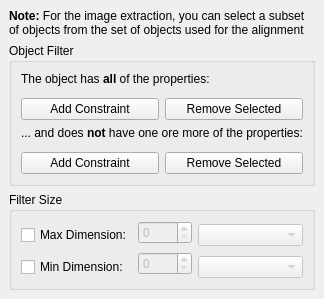
      <widget class="QWidget" name="tab_7" >
       <attribute name="title" >
        <string>S&amp;ubset Selection</string>
       </attribute>
       <layout class="QVBoxLayout" >
        <property name="spacing" >
         <number>6</number>
        </property>
        <property name="leftMargin" >
         <number>9</number>
        </property>
        <property name="topMargin" >
         <number>9</number>
        </property>
        <property name="rightMargin" >
         <number>9</number>
        </property>
        <property name="bottomMargin" >
         <number>9</number>
        </property>
        <item>
         <widget class="QLabel" name="label_34" >
          <property name="text" >
           <string>&lt;html>&lt;head>&lt;meta name="qrichtext" content="1" />&lt;style type="text/css">
p, li { white-space: pre-wrap; }
&lt;/style>&lt;/head>&lt;body style=" font-family:'Sans Serif'; font-size:9pt; font-weight:400; font-style:normal; text-decoration:none;">
&lt;p style=" margin-top:0px; margin-bottom:0px; margin-left:0px; margin-right:0px; -qt-block-indent:0; text-indent:0px;">&lt;span style=" font-weight:600;">Note:&lt;/span> For the image extraction, you can select a subset&lt;/p>
&lt;p style=" margin-top:0px; margin-bottom:0px; margin-left:0px; margin-right:0px; -qt-block-indent:0; text-indent:0px;">of objects from the set of objects used for the alignment&lt;/p>&lt;/body>&lt;/html></string>
          </property>
         </widget>
        </item>
        <item>
         <widget class="QGroupBox" name="groupBox_9" >
          <property name="sizePolicy" >
           <sizepolicy vsizetype="MinimumExpanding" hsizetype="Preferred" >
            <horstretch>0</horstretch>
            <verstretch>0</verstretch>
           </sizepolicy>
          </property>
          <property name="title" >
           <string>Object Filter</string>
          </property>
          <layout class="QVBoxLayout" >
           <property name="spacing" >
            <number>6</number>
           </property>
           <property name="leftMargin" >
            <number>9</number>
           </property>
           <property name="topMargin" >
            <number>9</number>
           </property>
           <property name="rightMargin" >
            <number>9</number>
           </property>
           <property name="bottomMargin" >
            <number>9</number>
           </property>
           <item>
            <widget class="QLabel" name="label_25" >
             <property name="sizePolicy" >
              <sizepolicy vsizetype="Fixed" hsizetype="Preferred" >
               <horstretch>0</horstretch>
               <verstretch>0</verstretch>
              </sizepolicy>
             </property>
             <property name="text" >
              <string>&lt;html>&lt;head>&lt;meta name="qrichtext" content="1" />&lt;style type="text/css">
p, li { white-space: pre-wrap; }
&lt;/style>&lt;/head>&lt;body style=" font-family:'Sans Serif'; font-size:9pt; font-weight:400; font-style:normal; text-decoration:none;">
&lt;p style=" margin-top:0px; margin-bottom:0px; margin-left:0px; margin-right:0px; -qt-block-indent:0; text-indent:0px;">The object has &lt;span style=" font-weight:600;">all&lt;/span> of the properties:&lt;/p>&lt;/body>&lt;/html></string>
             </property>
            </widget>
           </item>
           <item>
            <widget class="QTableWidget" name="propertiesTableWidget2" >
             <property name="sizePolicy" >
              <sizepolicy vsizetype="Ignored" hsizetype="Expanding" >
               <horstretch>0</horstretch>
               <verstretch>0</verstretch>
              </sizepolicy>
             </property>
             <property name="selectionBehavior" >
              <enum>QAbstractItemView::SelectRows</enum>
             </property>
             <property name="textElideMode" >
              <enum>Qt::ElideLeft</enum>
             </property>
             <row>
              <property name="text" >
               <string>1</string>
              </property>
             </row>
             <column>
              <property name="text" >
               <string>Property</string>
              </property>
             </column>
             <column>
              <property name="text" >
               <string>Value</string>
              </property>
             </column>
            </widget>
           </item>
           <item>
            <layout class="QHBoxLayout" >
             <property name="spacing" >
              <number>6</number>
             </property>
             <property name="leftMargin" >
              <number>0</number>
             </property>
             <property name="topMargin" >
              <number>0</number>
             </property>
             <property name="rightMargin" >
              <number>0</number>
             </property>
             <property name="bottomMargin" >
              <number>0</number>
             </property>
             <item>
              <widget class="QPushButton" name="addConstraintButton2" >
               <property name="text" >
                <string>Add Constraint</string>
               </property>
              </widget>
             </item>
             <item>
              <widget class="QPushButton" name="removeConstraintsButton2" >
               <property name="text" >
                <string>Remove Selected</string>
               </property>
              </widget>
             </item>
            </layout>
           </item>
           <item>
            <widget class="QLabel" name="label_26" >
             <property name="sizePolicy" >
              <sizepolicy vsizetype="Fixed" hsizetype="Preferred" >
               <horstretch>0</horstretch>
               <verstretch>0</verstretch>
              </sizepolicy>
             </property>
             <property name="text" >
              <string>&lt;html>&lt;head>&lt;meta name="qrichtext" content="1" />&lt;style type="text/css">
p, li { white-space: pre-wrap; }
&lt;/style>&lt;/head>&lt;body style=" font-family:'Sans Serif'; font-size:9pt; font-weight:400; font-style:normal; text-decoration:none;">
&lt;p style=" margin-top:0px; margin-bottom:0px; margin-left:0px; margin-right:0px; -qt-block-indent:0; text-indent:0px;">... and does &lt;span style=" font-weight:600;">not&lt;/span> have one ore more of the properties:&lt;/p>&lt;/body>&lt;/html></string>
             </property>
            </widget>
           </item>
           <item>
            <widget class="QTableWidget" name="notPropertiesTableWidget2" >
             <property name="sizePolicy" >
              <sizepolicy vsizetype="Ignored" hsizetype="Expanding" >
               <horstretch>0</horstretch>
               <verstretch>0</verstretch>
              </sizepolicy>
             </property>
             <property name="selectionBehavior" >
              <enum>QAbstractItemView::SelectRows</enum>
             </property>
             <row>
              <property name="text" >
               <string>1</string>
              </property>
             </row>
             <column>
              <property name="text" >
               <string>Property</string>
              </property>
             </column>
             <column>
              <property name="text" >
               <string>Value</string>
              </property>
             </column>
            </widget>
           </item>
           <item>
            <layout class="QHBoxLayout" >
             <property name="spacing" >
              <number>6</number>
             </property>
             <property name="leftMargin" >
              <number>0</number>
             </property>
             <property name="topMargin" >
              <number>0</number>
             </property>
             <property name="rightMargin" >
              <number>0</number>
             </property>
             <property name="bottomMargin" >
              <number>0</number>
             </property>
             <item>
              <widget class="QPushButton" name="addNotConstraintButton2" >
               <property name="text" >
                <string>Add Constraint</string>
               </property>
              </widget>
             </item>
             <item>
              <widget class="QPushButton" name="removeNotConstraintsButton2" >
               <property name="text" >
                <string>Remove Selected</string>
               </property>
              </widget>
             </item>
            </layout>
           </item>
          </layout>
         </widget>
        </item>
        <item>
         <widget class="QGroupBox" name="groupBox_5" >
          <property name="title" >
           <string>Filter Size</string>
          </property>
          <layout class="QGridLayout" >
           <property name="leftMargin" >
            <number>9</number>
           </property>
           <property name="topMargin" >
            <number>9</number>
           </property>
           <property name="rightMargin" >
            <number>9</number>
           </property>
           <property name="bottomMargin" >
            <number>9</number>
           </property>
           <property name="horizontalSpacing" >
            <number>6</number>
           </property>
           <property name="verticalSpacing" >
            <number>6</number>
           </property>
           <item rowspan="2" row="1" column="1" >
            <widget class="QSpinBox" name="minDimensionSpinBox" >
             <property name="enabled" >
              <bool>false</bool>
             </property>
             <property name="maximum" >
              <number>9999</number>
             </property>
             <property name="singleStep" >
              <number>10</number>
             </property>
            </widget>
           </item>
           <item row="0" column="1" >
            <widget class="QSpinBox" name="maxDimensionSpinBox" >
             <property name="enabled" >
              <bool>false</bool>
             </property>
             <property name="maximum" >
              <number>9999</number>
             </property>
             <property name="singleStep" >
              <number>10</number>
             </property>
            </widget>
           </item>
           <item rowspan="2" row="0" column="2" >
            <widget class="QComboBox" name="maxDimensionComboBox" >
             <property name="enabled" >
              <bool>false</bool>
             </property>
             <property name="sizePolicy" >
              <sizepolicy vsizetype="Fixed" hsizetype="MinimumExpanding" >
               <horstretch>0</horstretch>
               <verstretch>0</verstretch>
              </sizepolicy>
             </property>
            </widget>
           </item>
           <item row="2" column="2" >
            <widget class="QComboBox" name="minDimensionComboBox" >
             <property name="enabled" >
              <bool>false</bool>
             </property>
             <property name="sizePolicy" >
              <sizepolicy vsizetype="Fixed" hsizetype="MinimumExpanding" >
               <horstretch>0</horstretch>
               <verstretch>0</verstretch>
              </sizepolicy>
             </property>
            </widget>
           </item>
           <item rowspan="2" row="0" column="0" >
            <widget class="QCheckBox" name="maxDimensionCheckBox" >
             <property name="enabled" >
              <bool>true</bool>
             </property>
             <property name="text" >
              <string>Max Dimension:</string>
             </property>
            </widget>
           </item>
           <item row="2" column="0" >
            <widget class="QCheckBox" name="minDimensionCheckBox" >
             <property name="text" >
              <string>Min Dimension:</string>
             </property>
            </widget>
           </item>
          </layout>
         </widget>
        </item>
       </layout>
      </widget>
